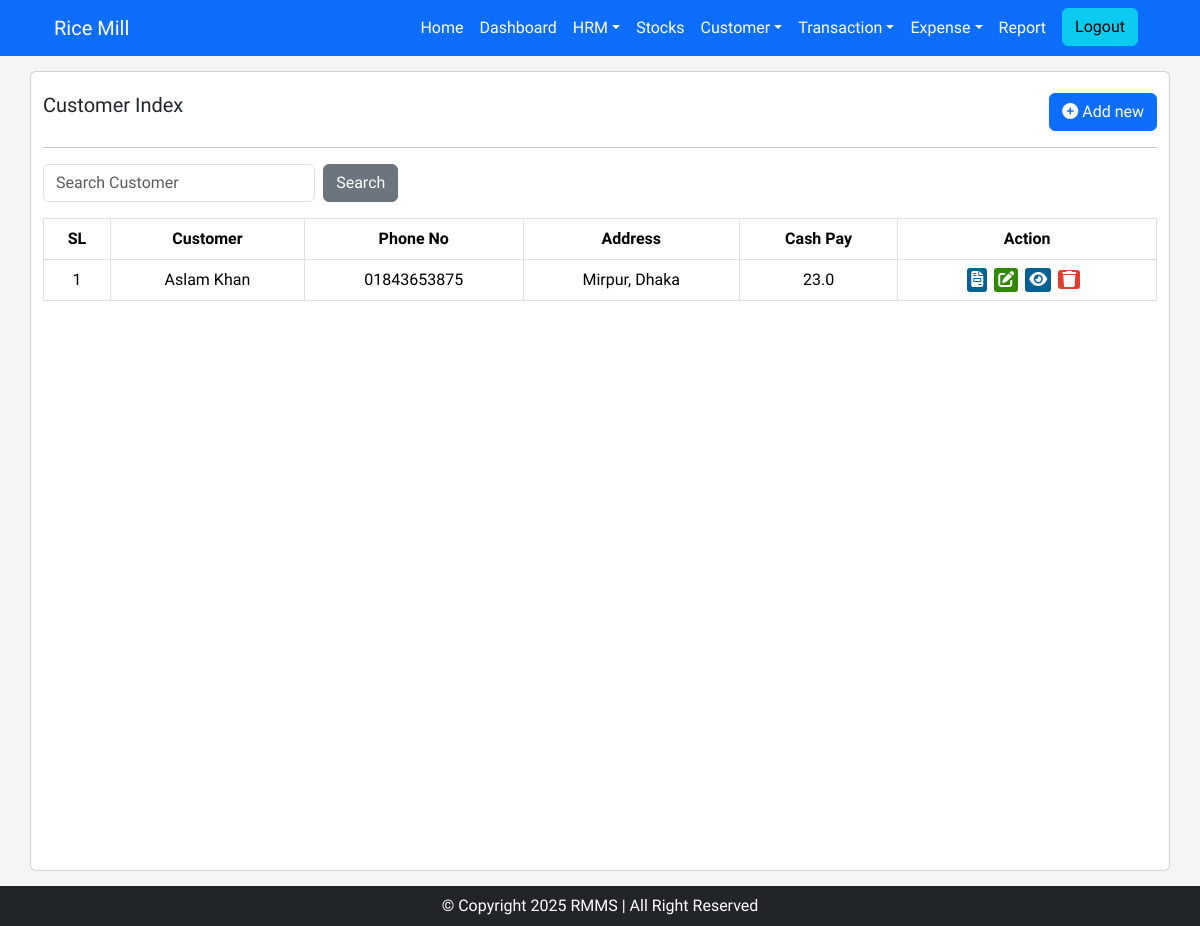
The page /sells-customer/transaction/index/ (signed in) on the database as committed earlier.
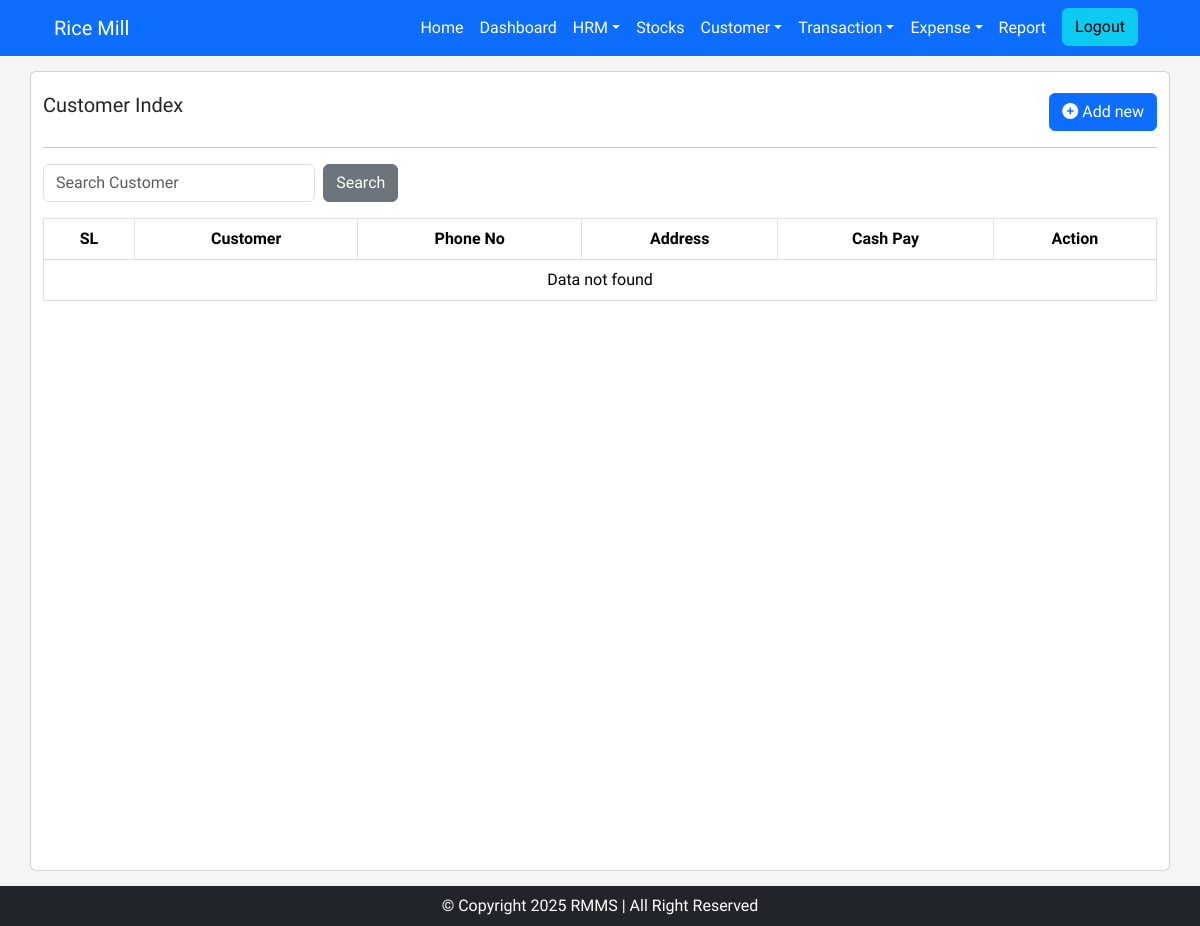
The same page on the database as committed later.
### rice_mill/models.py (models this page shows, shortened)
class SellsInvoices(models.Model):
    customer = models.ForeignKey(SellCustomers, on_delete=models.PROTECT)
    advance_amount = models.FloatField(blank=True, null=True)
    total_bill_amount = models.FloatField(blank=True, null=True)
    cash_pay = models.FloatField()
    balance = models.FloatField(blank=True, null=True)
    prev_due = models.FloatField(blank=True, null=True)
    current_due = models.FloatField(blank=True, null=True)
    remarks = models.CharField(max_length=250, blank=True, null=True)
    chaul_uom = models.ForeignKey(Uom, on_delete=models.PROTECT, related_name="chaul_invoices")
    chaul_qty = models.FloatField(blank=True, null=True)
    chaul_unit_price = models.FloatField(blank=True, null=True)
    chaul_total = models.FloatField(blank=True, null=True)
    khud_uom = models.ForeignKey(Uom, on_delete=models.PROTECT, related_name="khud_invoices")
    khud_qty = models.FloatField(blank=True, null=True)
    khud_unit_price = models.FloatField(blank=True, null=True)
    khud_total = models.FloatField(blank=True, null=True)
    kura_uom = models.ForeignKey(Uom, on_delete=models.PROTECT, related_name="kura_invoices")
    kura_qty = models.FloatField(blank=True, null=True)
    kura_unit_price = models.FloatField(blank=True, null=True)
    kura_total = models.FloatField(blank=True, null=True)
    chita_uom = models.ForeignKey(Uom, on_delete=models.PROTECT, related_name="chita_invoices")
    chita_qty = models.FloatField(blank=True, null=True)
    chita_unit_price = models.FloatField(blank=True, null=True)
    chita_total = models.FloatField(blank=True, null=True)
    date = models.DateField()

class SellCustomers(models.Model):
    customer_name = models.CharField(max_length=250)
    customer_name_bn = models.CharField(max_length=250, blank=True, null=True)
    phone = models.CharField(max_length=20)
    previous_due = models.FloatField()
    email = models.EmailField()
    address = models.CharField(max_length=250)
    date = models.DateField()
    def __str__(self):
        return self.customer_name

### rice_mill/views.py (the view)
# urls.py: path('sells-customer/transaction/index/', sells_customer_transaction_index_view, name='sells_customer_transaction_index'),
@login_required(login_url='login')
def sells_customer_transaction_index_view(request):
    obj_list = SellsInvoices.objects.all().order_by('-id')
    page = request.GET.get('page', 1)
    paginator = Paginator(obj_list, 30)
    try:
        obj_list = paginator.page(page)
    except PageNotAnInteger:
        obj_list = paginator.page(1)
    except EmptyPage:
        obj_list = paginator.page(paginator.num_pages)
    context = {
        'items': obj_list
    }
    return render(request, 'pages/sell_customer_invoice/index.html', context)

### rice_mill/templates/pages/sell_customer_invoice/index.html (shortened to what the changed rows need)
{% extends "base.html" %}
{% load static %}
{% block content %}
<div class="container base-container card" style="background-color: white; min-height: 100vh;">
    <div class="row">
        <div class="tables table-responsive" id="deptList">
            <table class="table table-hover table-bordered">
                <thead>
                  <tr>
                    <th class="text-center">SL</th>
                    <th class="text-center">Customer</th>
                    <th class="text-center">Phone No</th>
                    <th class="text-center">Address</th>
                    <th class="text-center">Cash Pay</th>
                    <th class="text-center">Action</th>
                  </tr>
                </thead>
                <tbody>
                    {% if items %}
                    {% regroup items by customer as grouped_obj_list %}
                    {% for group in grouped_obj_list %}
                    {% for item in group.list %}
                    <tr>
                      {% if forloop.first %}
                      <td class="text-center" rowspan="{{group.list|length}}">{{forloop.parentloop.counter}}</td>
                      <td class="text-center" rowspan="{{group.list|length}}">{{group.grouper}}</td>
                      {% endif %}
                      <td class="text-center">{{item.customer.phone}}</td>
                      <td class="text-center">{{item.customer.address}}</td>
                      <td class="text-center">{{item.cash_pay}}</td>
                      <td class="text-center">
                        <ul class="action">
                            <li>
                                <a type="button" href="{% url 'sells_customer_invoice_generation' item.id %}" class="eye-click" data-toggle="tooltip" data-placement="top" title="Invoice" >
                                    <i class="fa-solid fa-file-invoice"></i>
                                </a>
                            </li>
                            <li>
                              <a type="button" href="{% url 'sells_customer_transaction_update' item.id %}" class="edit-click" data-toggle="tooltip" data-placement="top" title="Update" >
                                <i class="fa-solid fa-pen-to-square"></i>
                                </a>
                            </li>
                            <li>
                                <a type="button" href="{% url 'sells_customer_transaction_single' item.id %}" class="eye-click" data-toggle="tooltip" data-placement="top" title="Details" >
                                    <i class="fa-solid fa-eye"></i>
                                  </a>
                              </li>
                            <li>
                                <a class="delete-click" data-toggle="tooltip" data-placement="top" title="Delete" onclick="SweetDelete(event,this.href)" href="{% url 'sells_customer_transaction_delete' item.id %}">
                                <i class="fa fa-trash" aria-hidden="true"></i>
                                </a>
                            </li>
                        </ul>
                      </td>
                    </tr>
                    {% endfor %}
                    {% endfor %}
                    {% else %}
                    <tr>
                        <td colspan="7" class="text-center">Data not found</td>
                    </tr>
                    {% endif %}
                </tbody>
            </table>
        </div>
    </div>
</div>
{% endblock %}

Rows that differ between the two databases and show on the page:
removed SellCustomers: grouper "Aslam Khan"
removed SellsInvoices: customer.phone "01843653875", customer.address "Mirpur, Dhaka", cash_pay "23.0"
Other text that changed with them:
text now shown: "Data not found"
